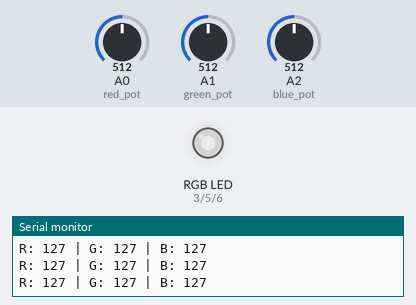
Simulated run of this sketch. Board: Arduino Uno, built with avr-gcc and run on an emulated ATmega328P. Parts: an RGB LED mixed from three pins (HIGH = lit), the last lines printed to the serial monitor. The test bench sets the inputs (shaded band); at power-on: A0 (red_pot) = 512, A1 (green_pot) = 512, A2 (blue_pot) = 512. Dim RGB values are drawn brighter than linear.

Above: at 1.2 s.
1.3 s: A0 (red_pot) set to 419
At 1.7 s:
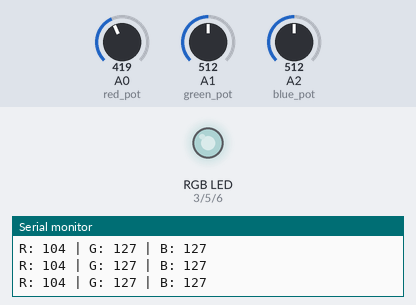
2.8 s: A0 (red_pot) set to 392
At 3.3 s:
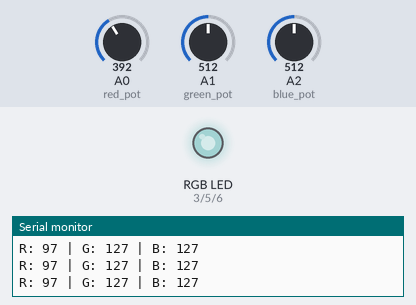
4.3 s: A1 (green_pot) set to 420
At 5.0 s:
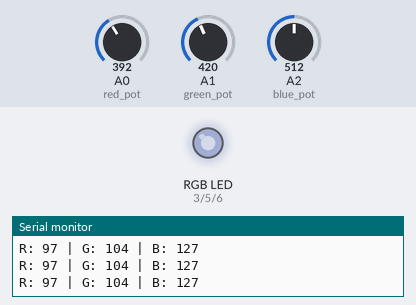
7.3 s: A1 (green_pot) set to 383
At 7.9 s:
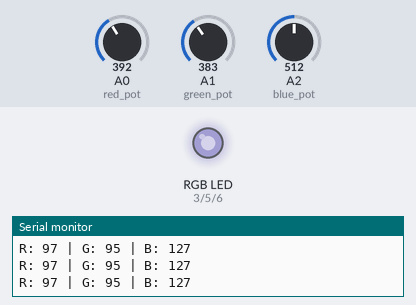
8.8 s: A2 (blue_pot) set to 413
At 10.1 s:
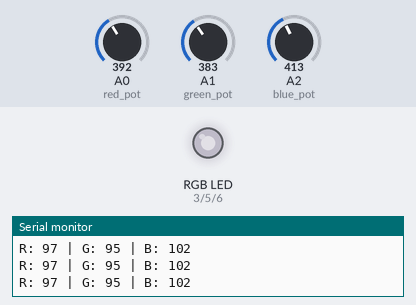
11.8 s: A2 (blue_pot) set to 385
At 12.2 s:
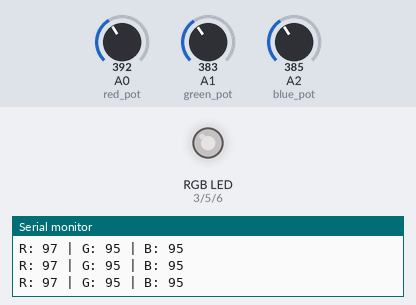
Timing chart, 0 to 14.3 s (numbered marks = the images above; inputs shaded):
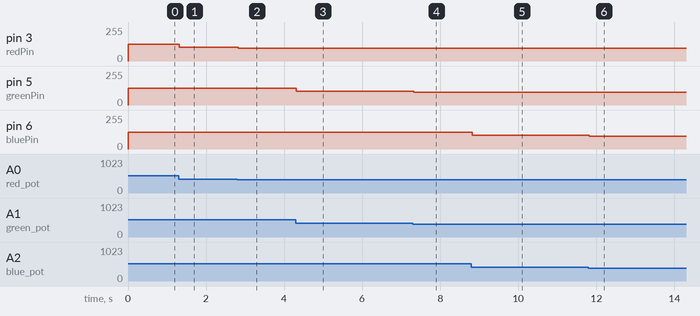

Measured:
- after the input at 1.3 s, pin 3 (redPin): 127/255 → 104/255 at once
- after the input at 2.8 s, pin 3 (redPin): 104/255 → 97/255 at once
- after the input at 4.3 s, pin 5 (greenPin): 127/255 → 104/255 at once
- after the input at 7.3 s, pin 5 (greenPin): 104/255 → 95/255 at once
- after the input at 8.8 s, pin 6 (bluePin): 127/255 → 102/255 at once
- after the input at 11.8 s, pin 6 (bluePin): 102/255 → 95/255 at once

The sketch:

potRGB.ino
```cpp
int red_pot = A0;
int green_pot = A1;
int blue_pot = A2;

int redPin = 3;
int greenPin = 5;
int bluePin = 6;


void setup() {

  pinMode(redPin, OUTPUT);
  pinMode(greenPin, OUTPUT);
  pinMode(bluePin, OUTPUT);
  Serial.begin(9600);

}

void loop() {
  //Potansiyometredeki degeri oncelikle analogRead fonksiyonuyla okuyoruz
  int redVal = analogRead(red_pot);
  int greenVal = analogRead(green_pot);
  int blueVal = analogRead(blue_pot);

  //Ardindan map fonksiyonuyla 0-1023 araliginda olan pot degerini, renk araligina dokuyoruz(0-255)
  int redPWM = map(redVal,0,1023,0,255);
  int greenPWM = map(greenVal,0,1023,0,255);
  int bluePWM = map(blueVal,0,1023,0,255);

  //Ardindan cevrilen degeri led bacaginin bagli oldugu pinlere atiyoruz
  analogWrite(redPin,redPWM);
  analogWrite(greenPin,greenPWM);
  analogWrite(bluePin,bluePWM);

  //Kaca kac deger oldugunu gormek icin bunu yapiyoruz
  Serial.print("R: ");
  Serial.print(redPWM);
  Serial.print(" | G: ");
  Serial.print(greenPWM);
  Serial.print(" | B: ");
  Serial.println(bluePWM);
}
```
